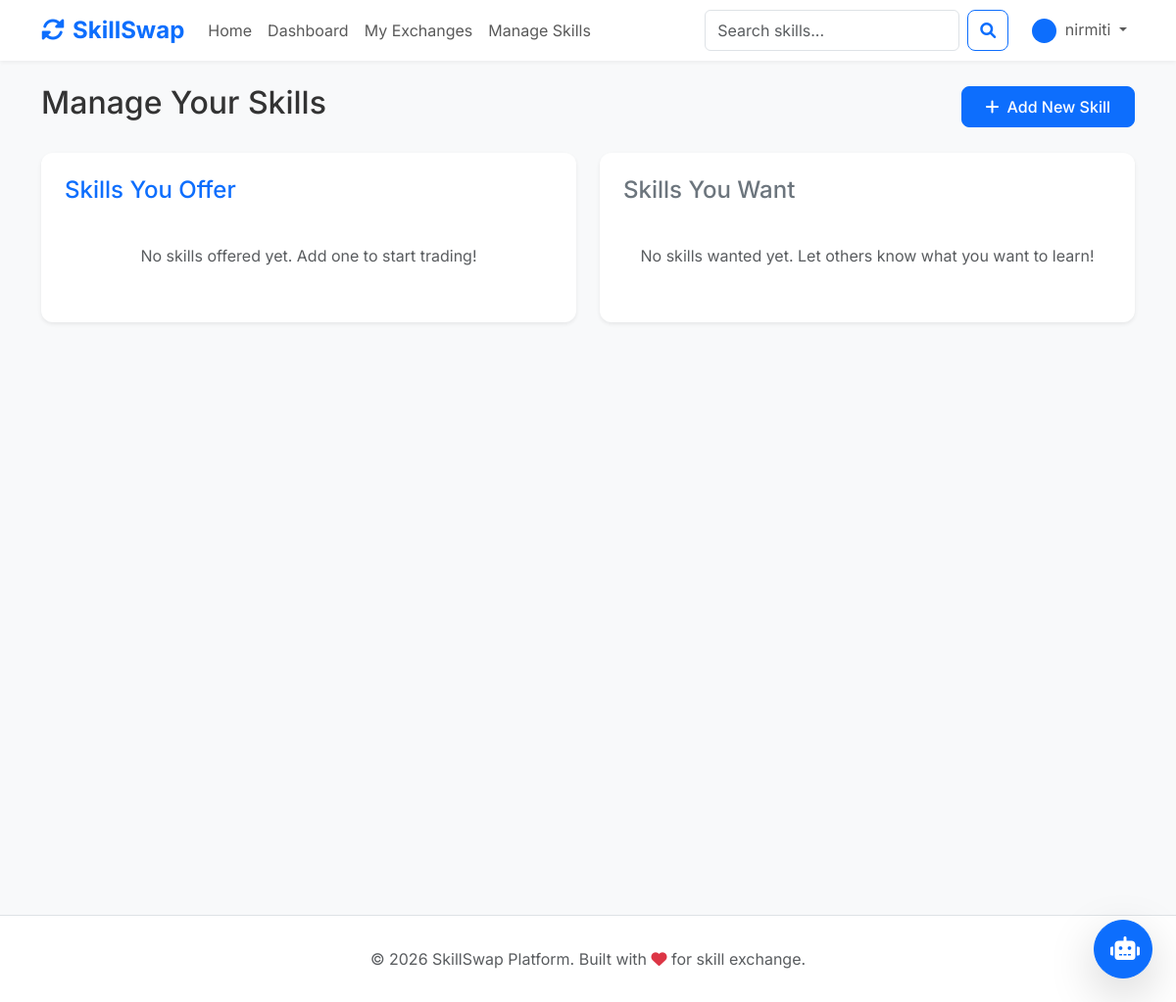
/skills/manage (signed in), run on an earlier commit of the app's database.
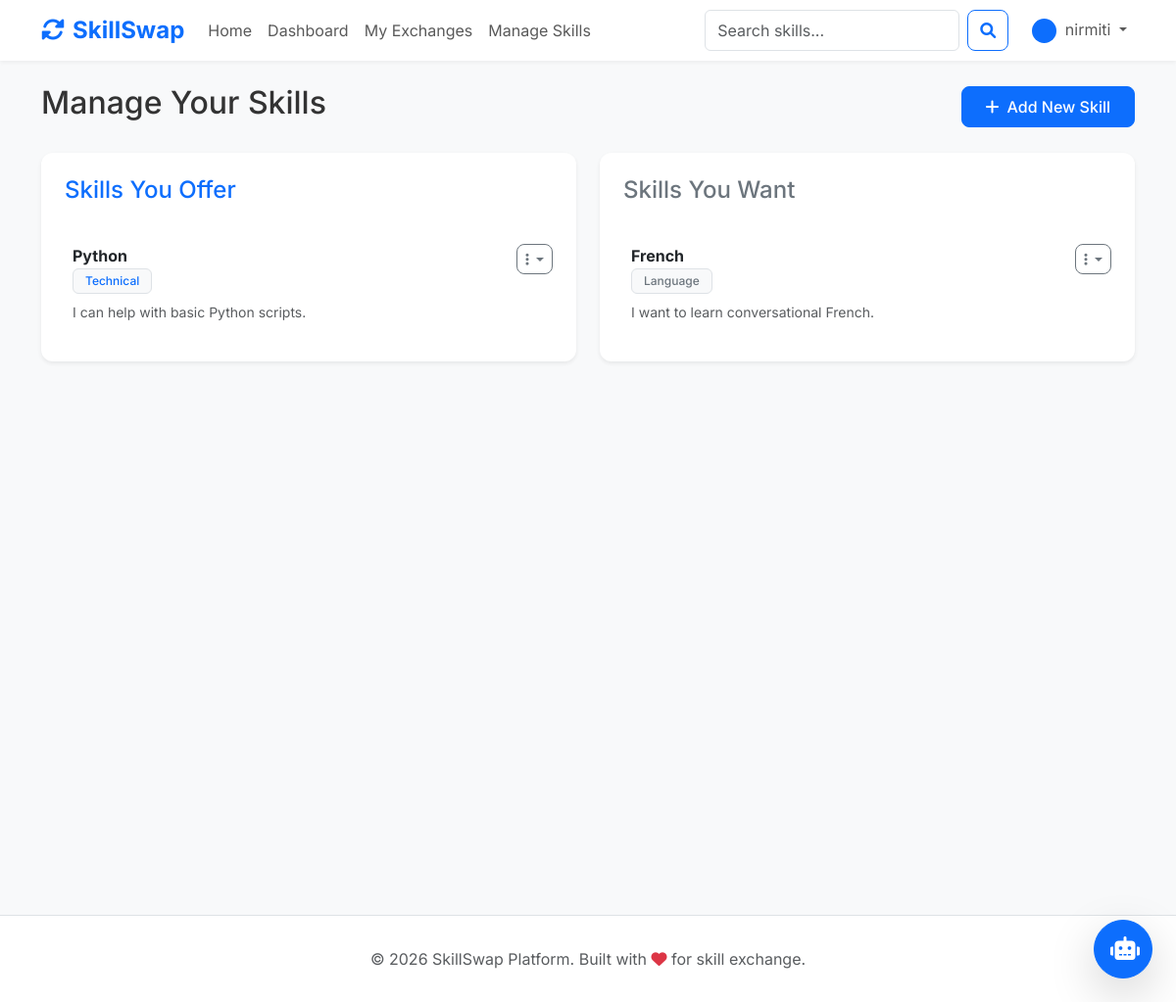
And on a later commit of the database.
### app/models/skill.py (models this page shows, shortened)
class Skill(db.Model):
    id = db.Column(db.Integer, primary_key=True)
    name = db.Column(db.String(100), nullable=False)
    description = db.Column(db.Text, nullable=True)
    category = db.Column(db.String(50), nullable=False) # Technical, Creative, Language, etc.
    skill_type = db.Column(db.String(20), nullable=False) # Offered, Wanted
    class_code = db.Column(db.String(50), nullable=True) # Unique code for the skill/class
    user_id = db.Column(db.Integer, db.ForeignKey('user.id'), nullable=False)
    date_added = db.Column(db.DateTime, nullable=False, default=datetime.utcnow)

### app/routes/skills.py (the view)
@skills.route("/skills/manage")
@login_required
def manage_skills():
    offered_skills = Skill.query.filter_by(user_id=current_user.id, skill_type='Offered').all()
    wanted_skills = Skill.query.filter_by(user_id=current_user.id, skill_type='Wanted').all()
    return render_template('skills/manage.html',
                           title='Manage Skills',
                           offered_skills=offered_skills,
                           wanted_skills=wanted_skills)

### app/models/user.py (called while the page is built)
@login_manager.user_loader
def load_user(user_id):
    return User.query.get(int(user_id))

### app/templates/skills/manage.html (shortened to what this page needs)
{% extends "base.html" %}
{% block content %}
<div class="row">
    <div class="col-md-12 d-flex justify-content-between align-items-center mb-4">
        <h2>Manage Your Skills</h2>
        <a href="{{ url_for('skills.add_skill') }}" class="btn btn-primary">
            <i class="fas fa-plus me-2"></i>Add New Skill
        </a>
    </div>
    <div class="col-md-6">
        <div class="card p-4 shadow-sm mb-4">
            <h4 class="mb-4 text-primary">Skills You Offer</h4>
            <div class="list-group list-group-flush">
                {% if offered_skills %}
                {% for skill in offered_skills %}
                <div class="list-group-item d-flex justify-content-between align-items-start py-3">
                    <div class="ms-2 me-auto">
                        <div class="fw-bold">{{ skill.name }}</div>
                        <span class="badge bg-light text-primary border mb-2">{{ skill.category }}</span>
                        <p class="small text-muted mb-0">
                            {% if skill.description %}
                            {{ skill.description[:100] }}{% if skill.description|length > 100 %}...{% endif %}
                            {% else %}
                            No description provided.
                            {% endif %}
                        </p>
                    </div>
                    <div class="dropdown">
                        <button class="btn btn-sm btn-outline-secondary dropdown-toggle" type="button"
                            data-bs-toggle="dropdown">
                            <i class="fas fa-ellipsis-v"></i>
                        </button>
                    </div>
                </div>
                {% endfor %}
                {% else %}
                <p class="text-muted text-center py-3">No skills offered yet. Add one to start trading!</p>
                {% endif %}
            </div>
        </div>
    </div>
    <div class="col-md-6">
        <div class="card p-4 shadow-sm mb-4">
            <h4 class="mb-4 text-secondary">Skills You Want</h4>
            <div class="list-group list-group-flush">
                {% if wanted_skills %}
                {% for skill in wanted_skills %}
                <div class="list-group-item d-flex justify-content-between align-items-start py-3">
                    <div class="ms-2 me-auto">
                        <div class="fw-bold">{{ skill.name }}</div>
                        <span class="badge bg-light text-secondary border mb-2">{{ skill.category }}</span>
                        <p class="small text-muted mb-0">
                            {% if skill.description %}
                            {{ skill.description[:100] }}{% if skill.description|length > 100 %}...{% endif %}
                            {% else %}
                            No description provided.
                            {% endif %}
                        </p>
                    </div>
                    <div class="dropdown">
                        <button class="btn btn-sm btn-outline-secondary dropdown-toggle" type="button"
                            data-bs-toggle="dropdown">
                            <i class="fas fa-ellipsis-v"></i>
                        </button>
                    </div>
                </div>
                {% endfor %}
                {% else %}
                <p class="text-muted text-center py-3">No skills wanted yet. Let others know what you want to learn!</p>
                {% endif %}
            </div>
        </div>
    </div>
</div>
{% endblock %}

What changed in the data, as far as the page shows it:
added Skill: name "Python", category "Technical", description "I can help with basic Python scripts.", shown under "Skills You Offer"
added Skill: name "French", category "Language", description "I want to learn conversational French.", shown under "Skills You Want"
Also different on the page:
text no longer shown: "No skills offered yet. Add one to start trading! No skills wanted yet. Let others know what you want to learn!"
